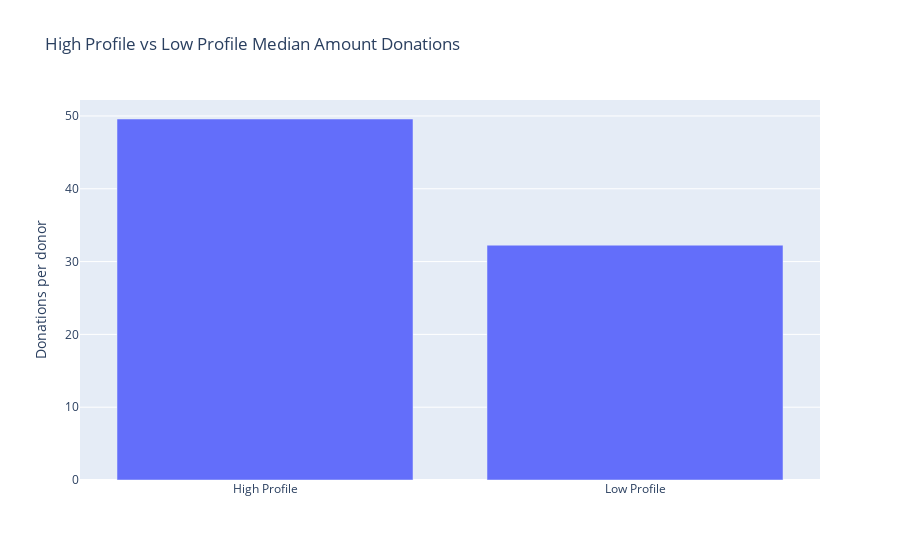

Here is the notebook cell this chart was saved with:
### Code cell
fig = go.Figure(data=[
    go.Bar(name='High Profile', x=["High Profile", "Low Profile"], y=[best_pro_feat["total_donations_per_donor"].median(),bad_pro_feat["total_donations_per_donor"].median() ])
])

fig.update_layout(
    title="High Profile vs Low Profile Median Amount Donations",
    yaxis_title="Donations per donor")
fig.show()

### Figure 1 — Plotly figure (JSON) as saved in the notebook; plotly's stock layout.template omitted (floating-point values rounded to 4 significant figures)
{"data": [{"name": "High Profile", "type": "bar", "x": ["High Profile", "Low Profile"], "y": [49.58, 32.25]}], "layout": {"title": {"text": "High Profile vs Low Profile Median Amount Donations"}, "yaxis": {"title": {"text": "Donations per donor"}}}}
